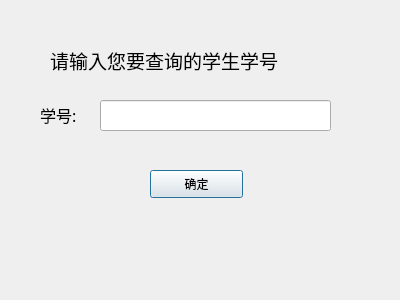
<?xml version="1.0" encoding="UTF-8"?>
<ui version="4.0">
 <class>Dialog</class>
 <widget class="QDialog" name="Dialog">
  <property name="geometry">
   <rect>
    <x>0</x>
    <y>0</y>
    <width>400</width>
    <height>300</height>
   </rect>
  </property>
  <property name="windowTitle">
   <string>Dialog</string>
  </property>
  <widget class="QLabel" name="label">
   <property name="geometry">
    <rect>
     <x>50</x>
     <y>40</y>
     <width>301</width>
     <height>41</height>
    </rect>
   </property>
   <property name="font">
    <font>
     <family>楷体</family>
     <pointsize>14</pointsize>
    </font>
   </property>
   <property name="text">
    <string>请输入您要查询的学生学号</string>
   </property>
  </widget>
  <widget class="QLabel" name="label_2">
   <property name="geometry">
    <rect>
     <x>40</x>
     <y>94</y>
     <width>72</width>
     <height>41</height>
    </rect>
   </property>
   <property name="font">
    <font>
     <family>楷体</family>
     <pointsize>12</pointsize>
    </font>
   </property>
   <property name="text">
    <string>学号:</string>
   </property>
  </widget>
  <widget class="QLineEdit" name="lineEdit">
   <property name="geometry">
    <rect>
     <x>100</x>
     <y>100</y>
     <width>231</width>
     <height>31</height>
    </rect>
   </property>
  </widget>
  <widget class="QPushButton" name="pushButton">
   <property name="geometry">
    <rect>
     <x>150</x>
     <y>170</y>
     <width>93</width>
     <height>28</height>
    </rect>
   </property>
   <property name="text">
    <string>确定</string>
   </property>
  </widget>
 </widget>
 <resources/>
 <connections/>
</ui>
